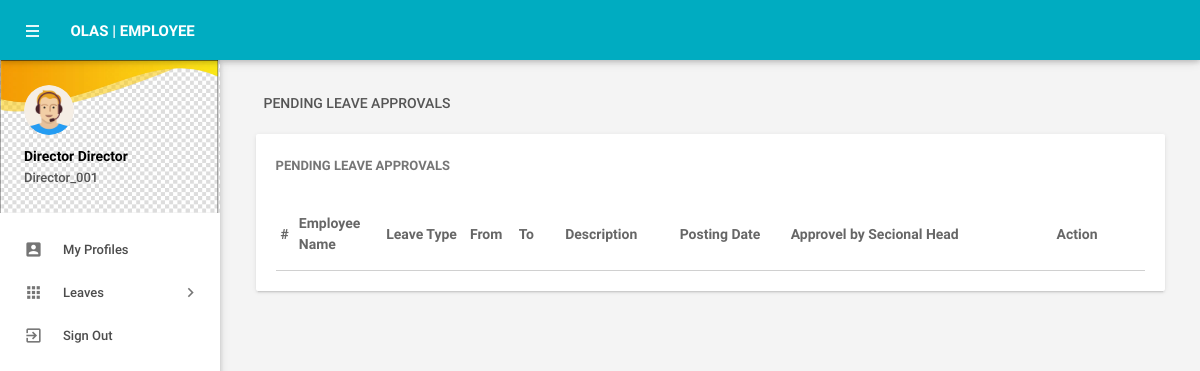
Before: /myApprovals.php (signed in) with the older database file.
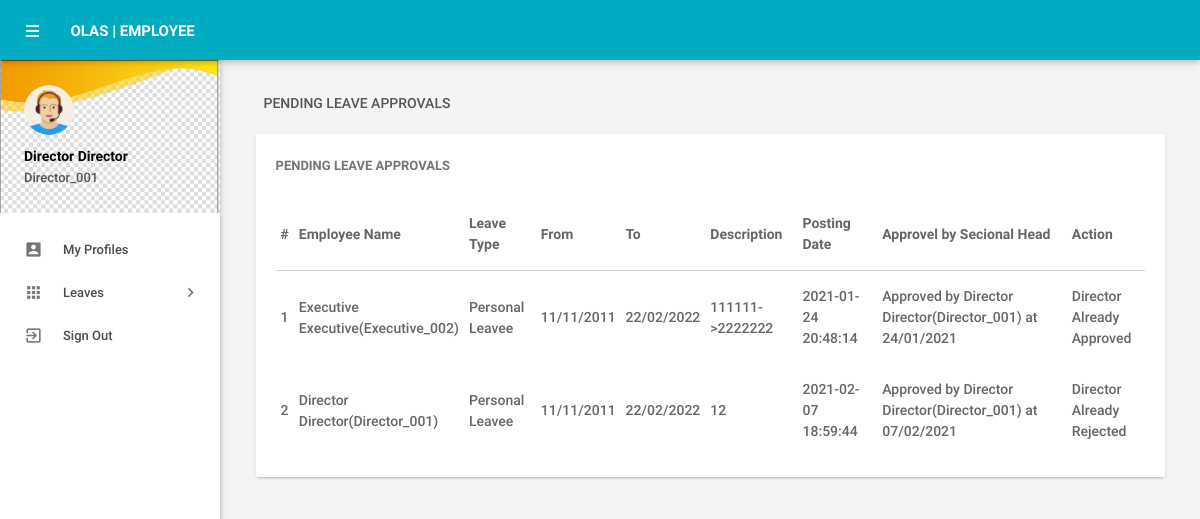
After: the same page with the newer database file.
### tables this page shows
CREATE TABLE `tblemployees` (
  `id` int(11) NOT NULL AUTO_INCREMENT,
  `EmpId` varchar(100) NOT NULL,
  `FirstName` varchar(150) NOT NULL,
  `LastName` varchar(150) NOT NULL,
  `EmailId` varchar(200) NOT NULL,
  `Password` varchar(180) NOT NULL,
  `Gender` varchar(100) NOT NULL,
  `Dob` varchar(100) NOT NULL DEFAULT current_timestamp(),
  `Department` varchar(255) NOT NULL,
  `Address` varchar(255) NOT NULL,
  `Phonenumber` char(11) NOT NULL,
  `Category` varchar(50) NOT NULL,
  `Nic` varchar(15) NOT NULL,
  `Sechead` varchar(50) NOT NULL,
  `Institute` varchar(50) NOT NULL,
  `Status` varchar(15) NOT NULL,
  `RegDate` timestamp NOT NULL DEFAULT current_timestamp(),
  `permissionLevel` varchar(50) DEFAULT NULL,
  `secHeadId` varchar(15) DEFAULT NULL,
  PRIMARY KEY (`id`)
);

CREATE TABLE `tblleaves` (
  `id` int(11) NOT NULL AUTO_INCREMENT,
  `LeaveType` varchar(110) NOT NULL,
  `ToDate` varchar(120) NOT NULL,
  `FromDate` varchar(120) NOT NULL,
  `Description` mediumtext NOT NULL,
  `PostingDate` timestamp NOT NULL DEFAULT current_timestamp(),
  `AppSecHead` varchar(15) DEFAULT NULL,
  `AppDirector` varchar(15) NOT NULL,
  `empid` int(11) DEFAULT NULL,
  `AppSecHeadStatus` varchar(255) DEFAULT NULL,
  `AppSecHeadDate` varchar(120) DEFAULT NULL,
  PRIMARY KEY (`id`),
  KEY `UserEmail` (`empid`)
);

### myApprovals.php (the view, shortened to what the changed rows need)
<?php
include('includes/config.php');
if(strlen($_SESSION['emplogin'])==0)
    {
header('location:index.php');
}
else{
?>
<!DOCTYPE html>
<html lang="en">
    <head>
        <link type="text/css" rel="stylesheet" href="assets/plugins/materialize/css/materialize.min.css"/>
        <link href="assets/plugins/material-preloader/css/materialPreloader.min.css" rel="stylesheet">
        <link href="assets/plugins/datatables/css/jquery.dataTables.min.css" rel="stylesheet">
        <link href="assets/css/alpha.min.css" rel="stylesheet" type="text/css"/>
        <link href="assets/css/custom.css" rel="stylesheet" type="text/css"/>
    </head>
    <body>
       <?php include('includes/header.php');?>
       <?php include('includes/sidebar.php');?>
            <main class="mn-inner">
                <div class="row">
                    <div class="col s12 m12 l12">
                        <div class="card">
                            <div class="card-content">
                                <table id="example" class="display responsive-table ">
                                    <thead>
                                        <tr>
                                            <th width="15">#</th>
											<th width="90">Employee Name</th>
                                            <th width="90">Leave Type</th>
                                            <th width="50">From</th>
                                            <th width="50">To</th>
                                            <th width="120">Description</th>
                                            <th width="120">Posting Date</th>
                                            <th width="300">Approvel by Secional Head</th>
                                            <th width="100">Action</th>
                                        </tr>
                                    </thead>
                                    <tbody>
<?php
$eid=$_SESSION['eid'];
$sql2 = "SELECT FirstName,LastName,EmpId from  tblemployees where id=:eidHead";
$query2 = $dbh -> prepare($sql2);
$query2->bindParam(':eidHead',$eid,PDO::PARAM_STR);
$query2->execute();
$results2=$query2->fetchAll(PDO::FETCH_OBJ);
foreach($results2 as $result2){
	$headEmpId = $result2->EmpId;
}
$sql = "SELECT tblemployees.FirstName,tblemployees.LastName,tblemployees.EmpId,tblleaves.id,tblleaves.LeaveType,tblleaves.ToDate,tblleaves.FromDate,tblleaves.Description,tblleaves.PostingDate,tblleaves.AppSecHead,tblleaves.AppSecHeadStatus,tblleaves.AppSecHeadDate,tblleaves.AppDirector from tblleaves INNER JOIN tblemployees ON tblleaves.empid=tblemployees.id where AppSecHead=:headempid";
$query = $dbh -> prepare($sql);
$query->bindParam(':headempid',$headEmpId,PDO::PARAM_STR);
$query->execute();
$results=$query->fetchAll(PDO::FETCH_OBJ);
$cnt=1;
if($query->rowCount() > 0){
	foreach($results as $result){?>
											<tr>
                                            <td> <?php echo htmlentities($cnt);?></td>
											<td><?php echo htmlentities($result->FirstName." ".$result->LastName."(".$result->EmpId.")");?></td>
                                            <td><?php echo htmlentities($result->LeaveType);?></td>
                                            <td><?php echo htmlentities($result->ToDate);?></td>
                                            <td><?php echo htmlentities($result->FromDate);?></td>
                                           <td><?php echo htmlentities($result->Description);?></td>
                                            <td><?php echo htmlentities($result->PostingDate);?></td>
											<td><?php if($result->AppSecHeadStatus=="") {
												echo htmlentities('waiting for approval');
                                            } else{
												foreach($results2 as $result2){
														echo htmlentities(($result->AppSecHeadStatus)." by ".$result2->FirstName." ".$result2->LastName."(".$result2->EmpId.")"." at ".$result->AppSecHeadDate);
												}
											}
                                            ?>
											</td>
											<?php if($result->AppDirector=="0"){ ?>
											<td><a href="myApprovals.php?rejectLeaveId=<?php echo htmlentities($result->id);?>" onclick="return confirm('Are you sure you want to REJECT this Leave?');" > <i class="material-icons" title="Inactive">clear</i>
												<a href="myApprovals.php?approveLeaveId=<?php echo htmlentities($result->id);?>" onclick="return confirm('Are you sure you want to Approve this Leave?');"><i class="material-icons" title="Active">done</i></td>
											</td>
											<?php }else if ($result->AppDirector=="1"){ ?>
											<td>Director Already Approved</td>
											<?php }else {?>
											<td>Director Already Rejected</td>
											<?php }?>
                                         <?php $cnt++;} }?>
                                    </tbody>
                                </table>
                            </div>
                        </div>
                    </div>
                </div>
            </main>
        </div>
    </body>
</html>
<?php } ?>

### includes/sidebar.php (shortened to what the changed rows need)
<aside id="slide-out" class="side-nav white fixed">
	<div class="side-nav-wrapper">
		<div class="sidebar-profile">
		<div class="sidebar-profile-info">
		<?php
		$eid=$_SESSION['eid'];
		$sql = "SELECT FirstName,LastName,EmpId,permissionLevel from  tblemployees where id=:eid";
		$query = $dbh -> prepare($sql);
		$query->bindParam(':eid',$eid,PDO::PARAM_STR);
		$query->execute();
		$results=$query->fetchAll(PDO::FETCH_OBJ);
		if($query->rowCount() > 0) {
			foreach($results as $result){ ?>
				<p><?php echo htmlentities($result->FirstName." ".$result->LastName);?></p>
				<span><?php echo htmlentities($result->EmpId)?></span>
				<?php }}
	?>
		</div>
		</div>
	</div>
</aside>

Changed rows visible on the page:
now on this page (row edited): tblleaves: tblemployees.FirstName+LastName+EmpId "Executive Executive(Executive_002)", LeaveType "Personal Leavee", ToDate "11/11/2011", FromDate "22/02/2022", Description "111111->2222222", PostingDate "2021-01-24 20:48:14", AppSecHeadStatus+AppSecHeadDate "Approved by Director Director(Director_001) at 24/01/2021", AppDirector "Director Already Approved"
added tblleaves: tblemployees.FirstName+LastName+EmpId "Director Director(Director_001)", LeaveType "Personal Leavee", ToDate "11/11/2011", FromDate "22/02/2022", Description "12", PostingDate "2021-02-07 18:59:44", AppSecHeadStatus+AppSecHeadDate "Approved by Director Director(Director_001) at 07/02/2021", AppDirector "Director Already Rejected"
